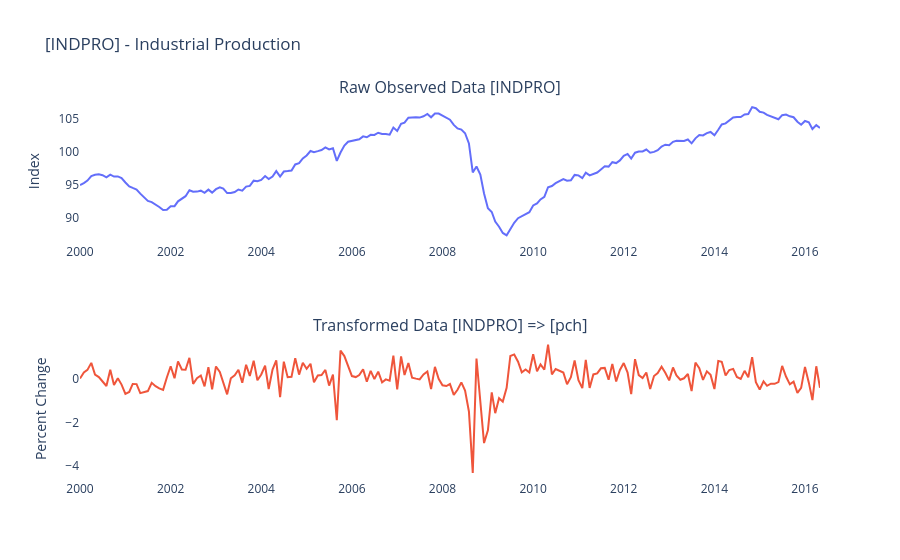

Source (notebook cell):
### Code cell
# -------------------------------------------------Plot raw vs transformed data for a single series
fig_transformed = plot_transformed_data_one(Spec, X, Z, Time, series_id="INDPRO", show=False)
# fig_transformed.show()
fig_transformed

### Figure 1 — Plotly figure (JSON) as saved in the notebook; plotly's stock layout.template omitted (floating-point values rounded to 4 significant figures; data arrays with more than 128 entries replaced by an {"elided": "..."} marker saying what was removed)
{"data": [{"type": "scatter", "x": {"elided": "197 str values"}, "xaxis": "x", "y": {"elided": "197 float values"}, "yaxis": "y"}, {"type": "scatter", "x": {"elided": "197 str values"}, "xaxis": "x2", "y": {"elided": "197 float values"}, "yaxis": "y2"}], "layout": {"annotations": [{"font": {"size": 16}, "showarrow": false, "text": "Raw Observed Data [INDPRO]", "x": 0.5, "xanchor": "center", "xref": "paper", "y": 1, "yanchor": "bottom", "yref": "paper"}, {"font": {"size": 16}, "showarrow": false, "text": "Transformed Data [INDPRO] => [pch]", "x": 0.5, "xanchor": "center", "xref": "paper", "y": 0.375, "yanchor": "bottom", "yref": "paper"}], "plot_bgcolor": "rgba(0, 0, 0, 0)", "showlegend": false, "title": {"text": "[INDPRO] - Industrial Production"}, "xaxis": {"anchor": "y", "domain": [0, 1]}, "xaxis2": {"anchor": "y2", "domain": [0, 1]}, "yaxis": {"anchor": "x", "domain": [0.625, 1], "title": {"text": "Index"}}, "yaxis2": {"anchor": "x2", "domain": [0, 0.375], "title": {"text": "Percent Change"}}}}
